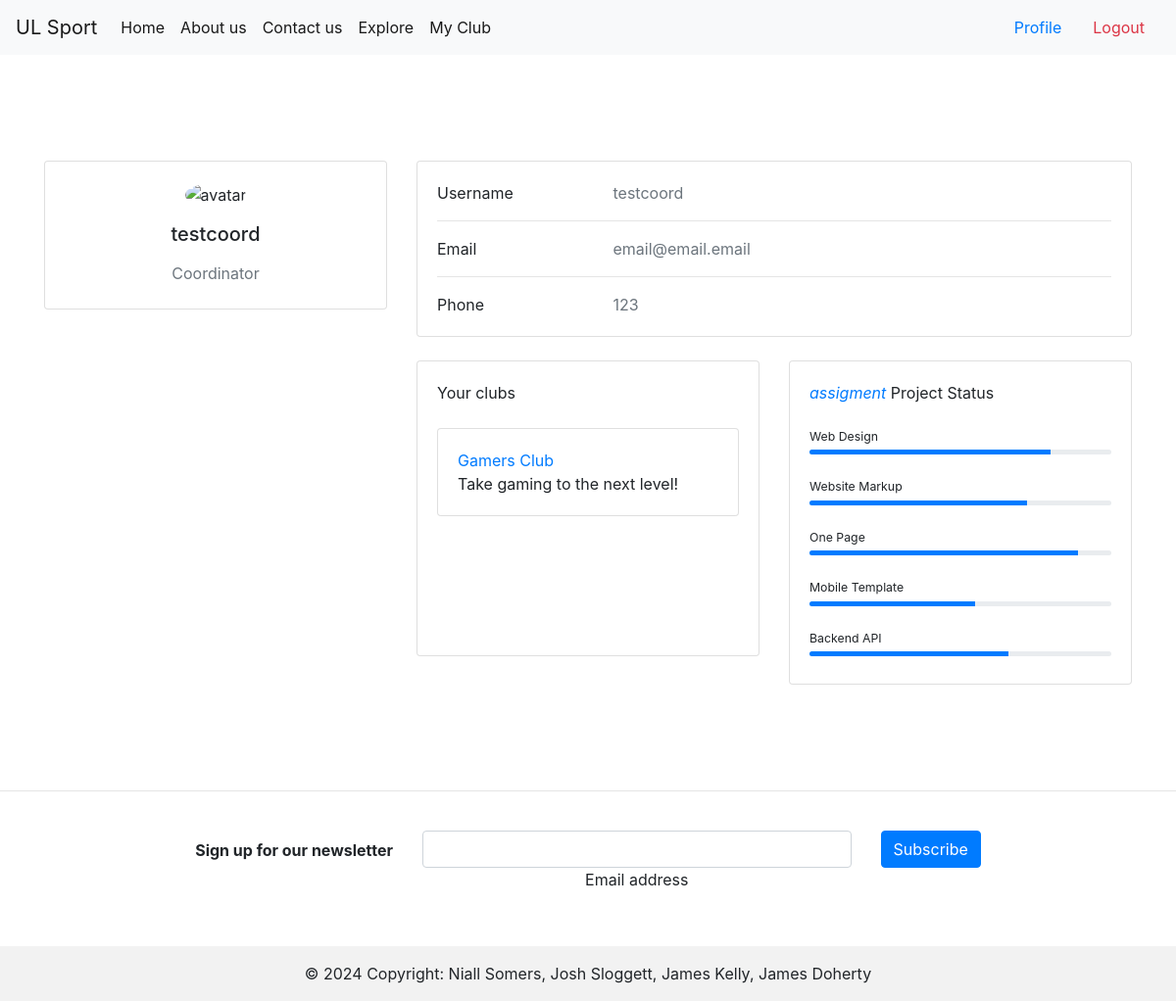
The app's page /profile (signed in) with its own data.
### tables this page shows
CREATE TABLE Users (
    UserID INTEGER PRIMARY KEY AUTOINCREMENT,
    Username TEXT NOT NULL,
    Password TEXT NOT NULL,
    Contact TEXT NOT NULL,
    Email TEXT NOT NULL,
    Role TEXT NOT NULL,
    ApprovalStatus TEXT DEFAULT 'Pending',
    CreatedAt TIMESTAMP DEFAULT CURRENT_TIMESTAMP,
    UpdatedAt TIMESTAMP DEFAULT CURRENT_TIMESTAMP
);

CREATE TABLE Clubs (
    ClubID INTEGER PRIMARY KEY AUTOINCREMENT,
    Name TEXT NOT NULL,
    Description TEXT,
    ValidityStatus TEXT NOT NULL,
    CoordinatorID INTEGER,
    CreatedAt TIMESTAMP DEFAULT CURRENT_TIMESTAMP,
    UpdatedAt TIMESTAMP DEFAULT CURRENT_TIMESTAMP,
    FOREIGN KEY (CoordinatorID) REFERENCES Users(UserID)
);

### auth.py (the view)
@login_required
def profile():
    conn = db.connect('db/user_data.db')
    cursor = conn.cursor()
    cursor.execute('SELECT ClubID FROM ClubMemberships WHERE UserID = ?', (current_user.id,))
    clubIDs = cursor.fetchall()
    clubs = []
    for clubID in clubIDs:
        cursor.execute('SELECT * FROM Clubs WHERE ClubID = ?', clubID)
        club = cursor.fetchone()
        clubs.append(club)
    print(clubs)
    return render_template('/profile.html', clubs=clubs)

### app.py (called while the page is built, shortened)
@login_manager.user_loader
def load_user(user_id):
    conn = db.connect('db/user_data.db')
    cursor = conn.cursor()
    cursor.execute('SELECT * FROM Users WHERE UserID = ?', (user_id,))
    user_data = cursor.fetchone()
    conn.close()
    if user_data:
        return auth.User(user_data[0], user_data[1])

@app.context_processor
def utility_processor():
    def current_user_data():
        if current_user.is_authenticated:
            conn = db.connect('db/user_data.db')
            cursor = conn.cursor()
            cursor.execute('SELECT * FROM Users WHERE UserID = ?', (current_user.id,))
            currentUsrData = cursor.fetchone()
            userData = auth.USERDATA(
                currentUsrData[1],
                currentUsrData[3],
                currentUsrData[4],
                currentUsrData[5],
                currentUsrData[6]
            )
            print(userData.role)
            return userData
    return dict(user_data=current_user_data())

### templates/profile.html (shortened to what this page needs)
{% extends "base.html" %}
{% block content %}
<section>
    <div class="container py-5">
      <div class="row">
        <div class="col-lg-4">
          <div class="card mb-4">
            <div class="card-body text-center">
              <img src="https://mdbcdn.b-cdn.net/img/Photos/new-templates/bootstrap-chat/ava3.webp" alt="avatar"
                class="rounded-circle img-fluid" style="width: 150px;">
              <h5 class="my-3">{{ user_data.username }}</h5>
              <p class="text-muted mb-1">{{ user_data.role}}</p>
            </div>
          </div>
        </div>
        <div class="col-lg-8">
          <div class="card mb-4">
            <div class="card-body">
              <div class="row">
                <div class="col-sm-3">
                  <p class="mb-0">Username</p>
                </div>
                <div class="col-sm-9">
                  <p class="text-muted mb-0">{{ user_data.username }}</p>
                </div>
              </div>
              <hr>
              <div class="row">
                <div class="col-sm-3">
                  <p class="mb-0">Email</p>
                </div>
                <div class="col-sm-9">
                  <p class="text-muted mb-0">{{ user_data.email }}</p>
                </div>
              </div>
              <hr>
              <div class="row">
                <div class="col-sm-3">
                  <p class="mb-0">Phone</p>
                </div>
                <div class="col-sm-9">
                  <p class="text-muted mb-0">{{ user_data.mobile }}</p>
                </div>
              </div>
            </div>
          </div>
          <div class="row">
            <div class="col-md-6">
              <div class="card mb-4 mb-md-0">
                <div class="card-body" style="overflow: auto; height: 300px;">
                  <p class="mb-4"> Your clubs
                  </p>
                  {% for club in clubs %}
                  <div class="card">
                  <div class="card-body">
                    <a class="card-title" href="{{url_for('explore')}}">{{club[1]}}</a>
                    <p class="card-text">{{club[2]}}</p>
                  </div>
                </div>
                  <br>
                  {% endfor %}
                </div>
              </div>
            </div>
            <div class="col-md-6">
              <div class="card mb-4 mb-md-0">
                <div class="card-body">
                  <p class="mb-4"><span class="text-primary font-italic me-1">assigment</span> Project Status
                  </p>
                  <p class="mb-1" style="font-size: .77rem;">Web Design</p>
                  <div class="progress rounded" style="height: 5px;">
                    <div class="progress-bar" role="progressbar" style="width: 80%" aria-valuenow="80"
                      aria-valuemin="0" aria-valuemax="100"></div>
                  </div>
                  <p class="mt-4 mb-1" style="font-size: .77rem;">Website Markup</p>
                  <div class="progress rounded" style="height: 5px;">
                    <div class="progress-bar" role="progressbar" style="width: 72%" aria-valuenow="72"
                      aria-valuemin="0" aria-valuemax="100"></div>
                  </div>
                  <p class="mt-4 mb-1" style="font-size: .77rem;">One Page</p>
                  <div class="progress rounded" style="height: 5px;">
                    <div class="progress-bar" role="progressbar" style="width: 89%" aria-valuenow="89"
                      aria-valuemin="0" aria-valuemax="100"></div>
                  </div>
                  <p class="mt-4 mb-1" style="font-size: .77rem;">Mobile Template</p>
                  <div class="progress rounded" style="height: 5px;">
                    <div class="progress-bar" role="progressbar" style="width: 55%" aria-valuenow="55"
                      aria-valuemin="0" aria-valuemax="100"></div>
                  </div>
                  <p class="mt-4 mb-1" style="font-size: .77rem;">Backend API</p>
                  <div class="progress rounded mb-2" style="height: 5px;">
                    <div class="progress-bar" role="progressbar" style="width: 66%" aria-valuenow="66"
                      aria-valuemin="0" aria-valuemax="100"></div>
                  </div>
                </div>
              </div>
            </div>
          </div>
        </div>
      </div>
    </div>
  </section>
{% endblock %}

### templates/base.html (style rules this page uses)
body { min-height: 100vh; overflow-x: hidden; }

### records on screen
Users: username "testcoord", role "Coordinator", email "email@email.email", mobile "123"
Clubs: Name "Gamers Club", Description "Take gaming to the next level!"
